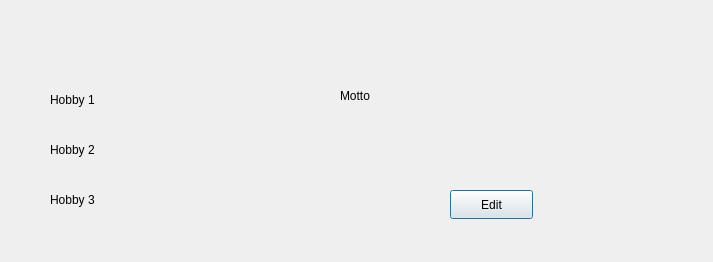
<?xml version="1.0" encoding="UTF-8"?>
<ui version="4.0">
 <class>other_info</class>
 <widget class="QDialog" name="other_info">
  <property name="geometry">
   <rect>
    <x>0</x>
    <y>0</y>
    <width>713</width>
    <height>262</height>
   </rect>
  </property>
  <property name="windowTitle">
   <string>Dialog</string>
  </property>
  <widget class="QLabel" name="h1">
   <property name="geometry">
    <rect>
     <x>50</x>
     <y>90</y>
     <width>221</width>
     <height>20</height>
    </rect>
   </property>
   <property name="text">
    <string>Hobby 1</string>
   </property>
  </widget>
  <widget class="QLabel" name="h2">
   <property name="geometry">
    <rect>
     <x>50</x>
     <y>140</y>
     <width>211</width>
     <height>20</height>
    </rect>
   </property>
   <property name="text">
    <string>Hobby 2</string>
   </property>
  </widget>
  <widget class="QLabel" name="h3">
   <property name="geometry">
    <rect>
     <x>50</x>
     <y>190</y>
     <width>251</width>
     <height>20</height>
    </rect>
   </property>
   <property name="text">
    <string>Hobby 3</string>
   </property>
  </widget>
  <widget class="QLabel" name="motto">
   <property name="geometry">
    <rect>
     <x>340</x>
     <y>80</y>
     <width>321</width>
     <height>31</height>
    </rect>
   </property>
   <property name="text">
    <string>Motto</string>
   </property>
  </widget>
  <widget class="QPushButton" name="pushButton">
   <property name="geometry">
    <rect>
     <x>450</x>
     <y>190</y>
     <width>83</width>
     <height>29</height>
    </rect>
   </property>
   <property name="text">
    <string>Edit</string>
   </property>
  </widget>
 </widget>
 <resources/>
 <connections/>
</ui>
